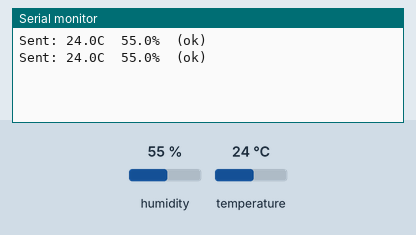
Recording of a sketch running on a simulated ESP32. Parts: the last lines printed to the serial monitor. The inputs (shaded band) are chosen by the test bench; at power-on: humidity 55 %, temperature 24 °C.

Above: at 3.8 s.
3.9 s: humidity set to 22 %
At 6.9 s:
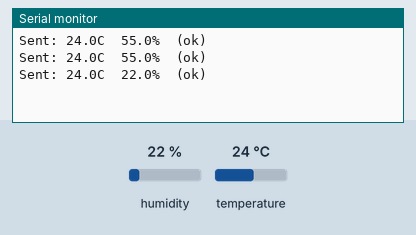
7.8 s: temperature set to 12 °C
At 10.5 s:
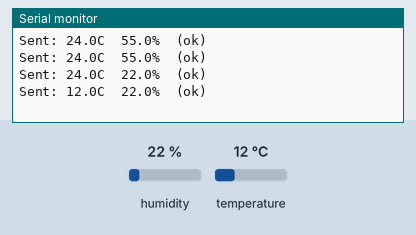
11.7 s: humidity set to 40 %
At 13.0 s:
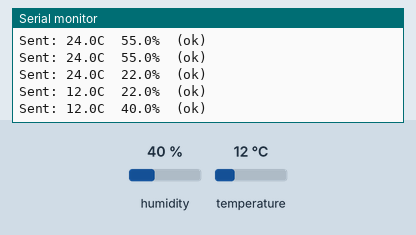
Timing chart, 0 to 14.7 s (numbered marks = the images above; inputs shaded):
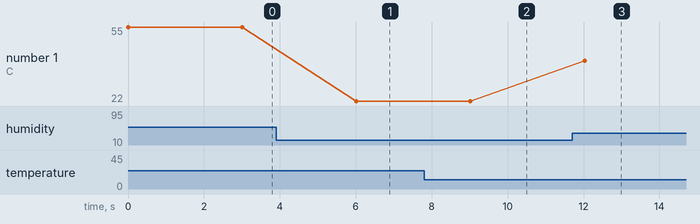

The sketch:

Node.ino
```cpp
#include <WiFi.h>
#include <esp_now.h>
#include <esp_wifi.h>
#include <DHT.h>

// ===== CHANGE THIS =====
#define NODE_ID      3    // CHANGE THIS: 1, 2 or 3 (change before each upload)
#define WIFI_CHANNEL 6     // CHANGE THIS: WiFi channel printed by the gateway

// CHANGE THIS: gateway MAC printed by the gateway.
// Example: A4:CF:12:9B:34:5E  becomes  {0xA4, 0xCF, 0x12, 0x9B, 0x34, 0x5E}
uint8_t gatewayMAC[] = {0x1C, 0xC3, 0xAB, 0xB2, 0xE9, 0x18};

#define DHTPIN   4         // DHT22 data pin
#define DHTTYPE  DHT22
// =======================

typedef struct {
  uint8_t nodeId;
  float temp;
  float hum;
} Packet;

DHT dht(DHTPIN, DHTTYPE);

void setup() {
  Serial.begin(115200);
  dht.begin();

  WiFi.mode(WIFI_STA);
  esp_wifi_set_promiscuous(true);
  esp_wifi_set_channel(WIFI_CHANNEL, WIFI_SECOND_CHAN_NONE);
  esp_wifi_set_promiscuous(false);

  if (esp_now_init() != ESP_OK) { Serial.println("ESP-NOW init failed"); return; }

  esp_now_peer_info_t peer = {};
  memcpy(peer.peer_addr, gatewayMAC, 6);
  peer.channel = WIFI_CHANNEL;
  peer.encrypt = false;
  esp_now_add_peer(&peer);
}

void loop() {
  Packet p;
  p.nodeId = NODE_ID;
  p.temp = dht.readTemperature();
  p.hum  = dht.readHumidity();

  if (isnan(p.temp) || isnan(p.hum)) {
    Serial.println("DHT read failed, check wiring");
  } else {
    esp_err_t r = esp_now_send(gatewayMAC, (uint8_t*)&p, sizeof(p));
    Serial.printf("Sent: %.1fC  %.1f%%  (%s)\n", p.temp, p.hum, r == ESP_OK ? "ok" : "error");
  }
  delay(3000);   // send every 30 s
}
```

Measured:
- after the input at 3.9 s, the serial monitor: prints a new line after 2.1 s (image 1)
- after the input at 7.8 s, the serial monitor: prints a new line after 1.2 s (image 2)
- after the input at 11.7 s, the serial monitor: prints a new line after 0.33 s (image 3)
- plotted number 1: 55 → 22 after the input at 3.9 s, 22 → 40 after the input at 11.7 s
